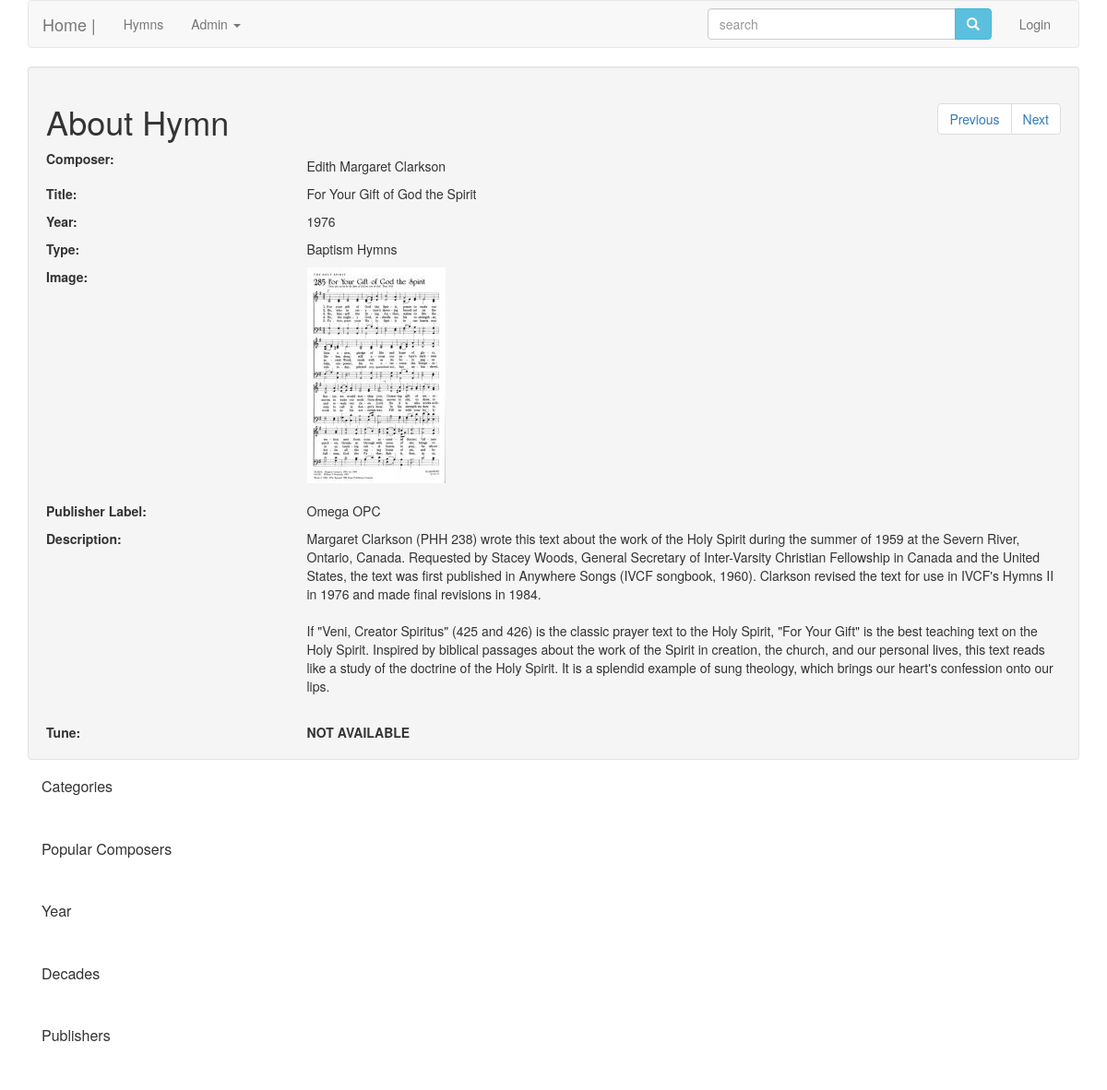
The page /display.php?hymn_id=44 on the database its author committed.
### tables this page shows
CREATE TABLE `churchhymns` (
  `composer` varchar(100) NOT NULL,
  `title` varchar(100) NOT NULL,
  `year` int(255) NOT NULL,
  `type` varchar(100) NOT NULL,
  `filename` varchar(255) NOT NULL,
  `label` varchar(100) NOT NULL,
  `description` longtext,
  `soundclip` varchar(40) DEFAULT NULL,
  `hymn_id` int(11) NOT NULL
);

### display.php (the view, shortened to what this page needs)
<?php
include ("includes/header.php");
$hymnID = $_GET['hymn_id'];
$next = mysqli_query ($con,"SELECT * FROM churchhymns WHERE hymn_id = (SELECT MIN(hymn_id) FROM churchhymns WHERE hymn_id > '$hymnID')") or die (mysqli_error($con));
if (mysqli_num_rows($next) == 0) {
	$nonextrecords = true;
}else{
	while($row = mysqli_fetch_array($next)){
		$nexthymnid = $row['hymn_id'];
	}
}
$previous = mysqli_query ($con,"SELECT * FROM churchhymns WHERE hymn_id = (SELECT MAX(hymn_id) FROM churchhymns WHERE hymn_id < '$hymnID')") or die (mysqli_error($con));
if (mysqli_num_rows($previous) == 0) {
	$nopreviousrecords = true;
}else{
	while($row = mysqli_fetch_array($previous)){
		$previoushymnid = $row['hymn_id'];
	}
}
?>
<div class="image">
	<div class="col-md-12 well">
	<nav class="pull-right">
		<ul class="pagination">
			<li class="page-item"><a class="page-link" href="<?php echo $_SERVER['PHP_SELF'] . "?hymn_id=$previoushymnid"; ?>">Previous</a></li>
			<li class="page-item"><a class="page-link" href="<?php echo $_SERVER['PHP_SELF'] . "?hymn_id=$nexthymnid"; ?>">Next</a></li>
		</ul>
	</nav>
		<h1>About Hymn</h1>
		<?php
		$result = mysqli_query($con, "SELECT * from churchhymns WHERE hymn_id = '$hymnID'") or die(mysqli_error($con));
		while ($row = mysqli_fetch_array($result)){
			$composer = $row['composer'];
			$title = $row['title'];
			$year = $row['year'];
			$type = $row['type'];
			$filename = $row['filename'];
			$label = $row['label'];
			$description = nl2br($row['description']);
			$soundclip = $row['soundclip'];
		}
		?>
		<?php if ($composer != ""): ?>
		<div class="row">
			<div class="col-md-3">
				<b style="float:left;">Composer:</b>
			</div>
			<div class="col-md-9">
				<p><?php echo $composer ?></p>
			</div>
		</div>
		<?php endif; ?>
		<?php if ($title != ""): ?>
		<div class="row">
			<div class="col-md-3">
				<b style="float:left;">Title:</b>
			</div>
			<div class="col-md-9">
				<p><?php echo $title ?></p>
			</div>
		</div>
		<?php endif; ?>
		<?php if ($year != ""): ?>
		<div class="row">
			<div class="col-md-3">
				<b style="float:left;">Year:</b>
			</div>
			<div class="col-md-9">
				<p><?php echo $year ?></p>
			</div>
		</div>
		<?php endif; ?>
		<?php if ($type != ""): ?>
		<div class="row">
			<div class="col-md-3">
				<b style="float:left;">Type:</b>
			</div>
			<div class="col-md-9">
				<p><?php echo $type ?></p>
			</div>
		</div>
		<?php endif; ?>
		<?php if ($filename != ""): ?>
		<div class="row">
			<div class="col-md-3">
				<b style="float:left;">Image:</b>
			</div>
			<div class="col-md-9">
				<?php echo "<img src=\"display/$filename\">"; ?>
			</div>
		</div>
		<?php endif; ?> <br>
		<?php if ($label != ""): ?>
		<div class="row">
			<div class="col-md-3">
				<b style="float:left;">Publisher Label:</b>
			</div>
			<div class="col-md-9">
				<p><?php echo $label ?></p>
			</div>
		</div>
		<?php endif; ?>
		<?php if ($description != ""): ?>
		<div class="row">
			<div class="col-md-3">
				<b style="float:left;">Description:</b>
			</div>
			<div class="col-md-9">
				<p><?php echo $description ?></p>
			</div>
		</div>
		<?php endif; ?> <br>
		<?php if ($soundclip != ""): ?>
		<div class="row">
			<div class="col-md-3">
				<b style="float:left;">Tune:</b>
			</div>
			<div class="col-md-9">
				<audio controls>';
      				<source src="tunes/<?php echo "$soundclip"; ?>">
   				</audio>
			</div>
		</div>
		<?php else: ?>
			<div class="row">
				<div class="col-md-3">
					<b style="float:left;">Tune:</b>
				</div>
				<div class="col-md-9">
					<b>NOT AVAILABLE</b>
				</div>
			</div>
		<?php endif; ?>
	</div>
	<div class="col-md-4">
		<div class="panel-group">
			<div class="panel-header">
				<h2 class="panel-title">
					<a data-toggle="collapse" href="#test">Categories</a>
				</h2>
			</div>
			<div class="panel-body">
			</div>
		</div>
		<div class="panel-group">
			<div class="panel-header">
				<h2 class="panel-title">
					<a data-toggle="collapse" href="#test1">Popular Composers</a>
				</h2>
			</div>
			<div class="panel-body">
			</div>
		</div>
		<div class="panel-group">
			<div class="panel-header">
				<h2 class="panel-title">
					<a data-toggle="collapse" href="#test2">Year</a>
				</h2>
			</div>
			<div class="panel-body">
			</div>
		</div>
		<div class="panel-group">
			<div class="panel-header">
				<h2 class="panel-title">
					<a data-toggle="collapse" href="#test3">Decades</a>
				</h2>
			</div>
			<div class="panel-body">
			</div>
		</div>
		<div class="panel-group">
			<div class="panel-header">
				<h2 class="panel-title">
					<a data-toggle="collapse" href="#test4">Publishers</a>
				</h2>
			</div>
			<div class="panel-body">
			</div>
		</div>
	</div>
</div>
<?php
include ("includes/footer.php")
?>

### rows shown on the page
churchhymns: composer "Edith Margaret Clarkson", title "For Your Gift of God the Spirit", year "1976", type "Baptism Hymns", filename (picture), label "Omega OPC", description "Margaret Clarkson (PHH 238) wrote this text about the work of the Holy Spirit during the summer of 1959 at the Severn River, Ontario, Canada. Requested by Stacey Woods, General Secretary of Inter-Varsity Christian Fellowship in Canada and the United States, the text was first published in Anywhere Songs (IVCF songbook, 1960). Clarkson revised the text for use in IVCF's Hymns II in 1976 and made final revisions in 1984. If \"Veni, Creator Spiritus\" (425 and 426) is the classic prayer text to the Holy Spirit, \"For Your Gift\" is the best teaching text on the Holy Spirit. Inspired by biblical passages about the work of the Spirit in creation, the church, and our personal lives, this text reads…"
